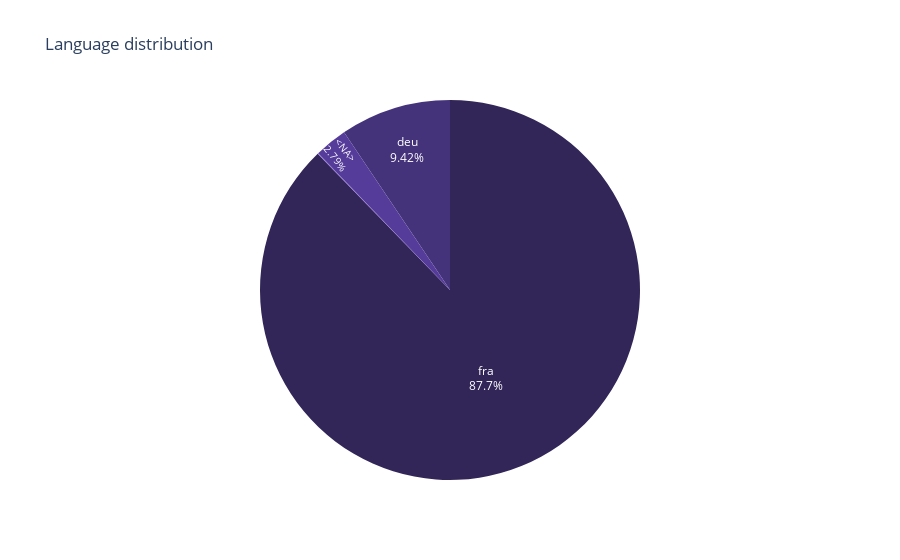

Notebook code cell kept with this figure:
### Markdown cell above
### lang_iso_code

### Code cell
tk.histogram(actor_text_property, 'lang_iso_code', 'Language distribution', style='pie', colors=gv_color_seq)

### Figure 1 — Plotly figure (JSON) as saved in the notebook; plotly's stock layout.template omitted (floating-point values rounded to 4 significant figures)
{"data": [{"domain": {"x": [0, 1], "y": [0, 1]}, "hovertemplate": "lang_iso_code=%{label}<br>Count=%{value}<extra></extra>", "labels": ["hrv", "lat", "ita", "<NA>", "deu", "fra"], "legendgroup": "", "name": "", "showlegend": false, "textinfo": "percent+label", "textposition": "inside", "type": "pie", "values": [2, 6, 23, 1503, 5074, 47279]}], "layout": {"legend": {"tracegroupgap": 0}, "piecolorway": ["#322659", "#44337A", "#553C9A", "#6B46C1", "#805AD5", "#9F7AEA", "#B794F4", "#D6BCFA", "#E9D8FD", "#FAF5FF", "#E9D8FD", "#D6BCFA", "#B794F4", "#9F7AEA", "#805AD5", "#6B46C1", "#553C9A", "#44337A", "#322659"], "title": {"text": "Language distribution"}}}
